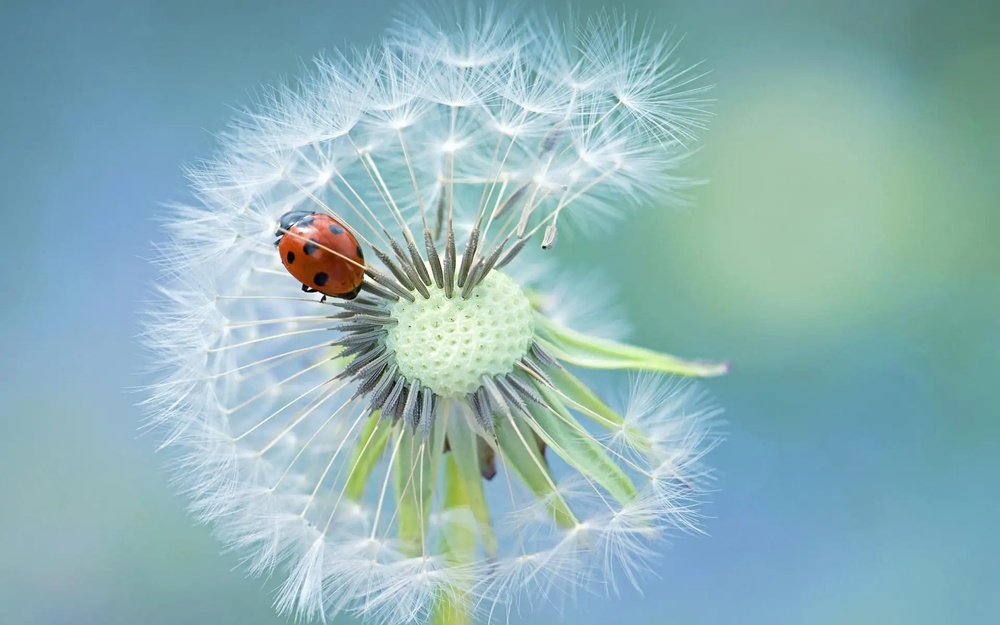
#> input picture opencv-study/day01/img/pu.jpg, 1000 x 625 px, shrunk from 1920 x 1200 before the run
$ python p1.py
#> lines starting #> are read from the running program, lines starting #| are printed output that depends on the picture
import cv2 as cv
import sys

'''
    OpenCV 是一个图像处理库。它包含大量图像处理函数
    本代码功能：
        读取图像数据
        将图像读成灰度
        将图像制成黑色\白色
        保存图像
        显示图像
        等待图像窗口中的按键
        如果按键S，则将图片另存成一张PNG图片
'''

# 读取图像数据
img = cv.imread(cv.samples.findFile("img/pu.jpg"))
#> img is the input picture: shape (625, 1000, 3); mean B, G, R 184, 180, 143.1
print('------------------------------------------------')
# 从文件加载图像
'''
    如果您读取一个 jpg 文件，默认情况下会创建一个 3 通道图像。
    灰度图像:cv.IMREAD_GRAYSCALE
'''
img2 = cv.imread('img/pu.jpg',cv.IMREAD_GRAYSCALE)
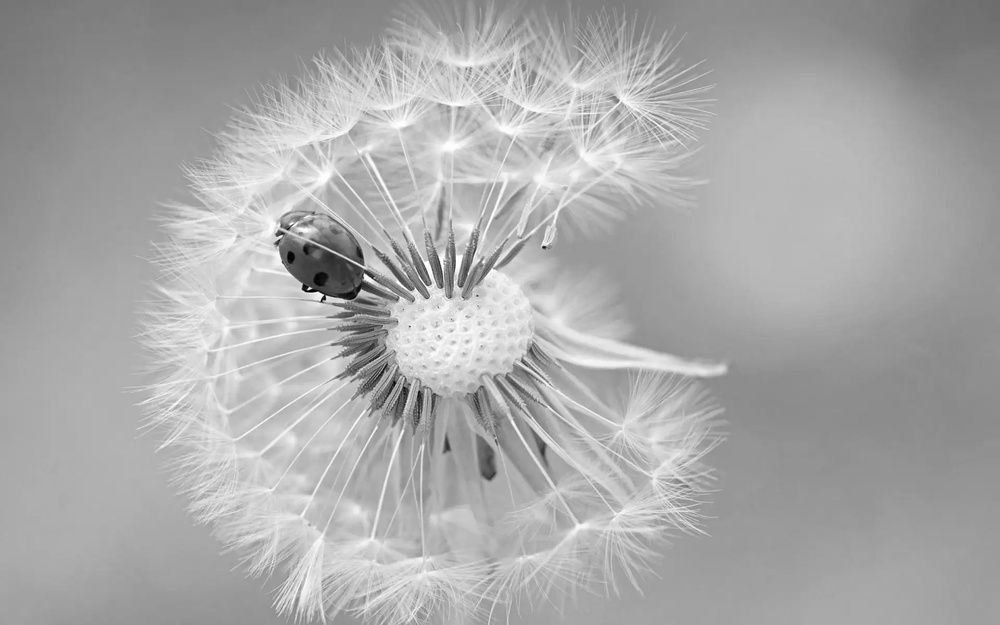
#> img2: shape (625, 1000); min 0, max 255, mean 169.4

# 制作黑色图像,0黑 255白
img2[:] = 0
#> img2: shape (625, 1000); every value is 0

# 保存图像
cv.imwrite('img/pu-bai.jpg',img2)
# 如果图像加载正确
if img is None:
    sys.exit(" 无法阅读图像")


# 显示图像，第一个参数是窗口的标题，会结束很快
cv.imshow('显示窗',img)
# 设置为0表示永远等待，直到按下某个键
k = cv.waitKey(0)
#> (key Esc is pressed here)

# 如果按下的键是“s”键，图像将被写入文件
if k == ord("s"):
    cv.imwrite('img/pu.png',img)

$ run again, with opencv-study/day01/img/shan.jpg copied over opencv-study/day01/img/pu.jpg
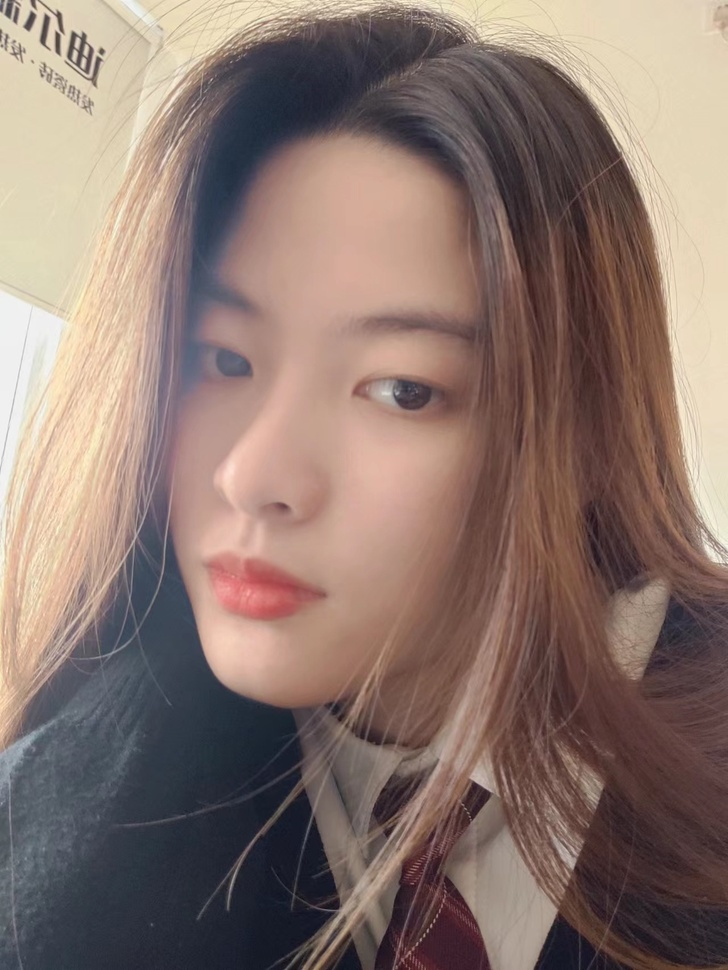
#> input picture opencv-study/day01/img/shan.jpg, 728 x 970 px, shrunk from 1280 x 1706 before the run
#> img is the input picture: shape (970, 728, 3); mean B, G, R 109.7, 117.5, 137.9
#> `img2 = cv.imread('img/pu.jpg',cv.IMREAD_GRAYSCALE)`:
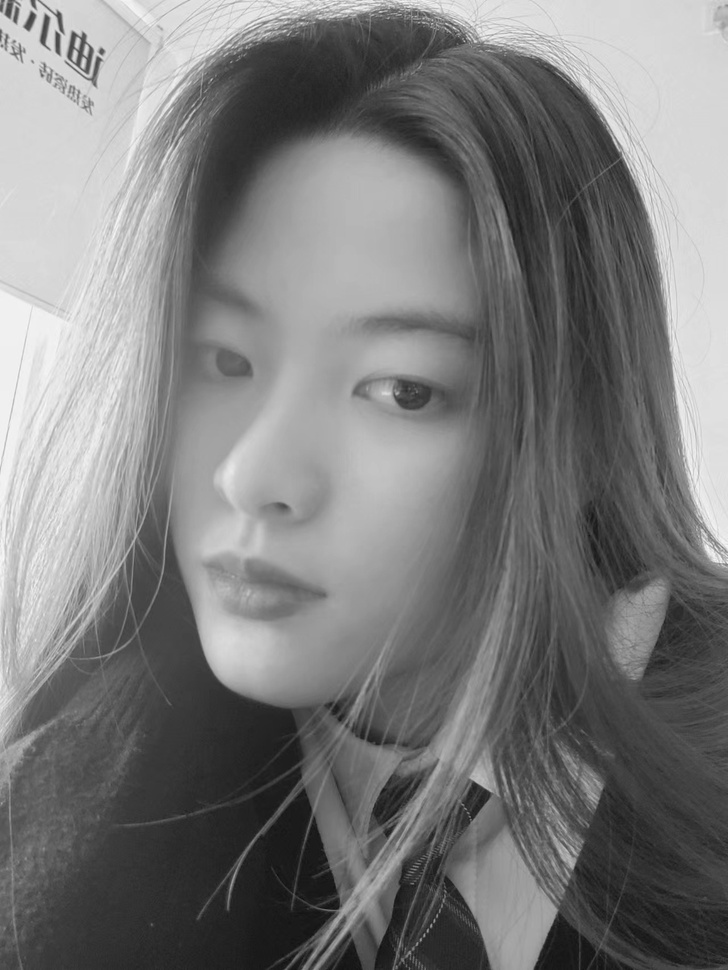
#> img2: shape (970, 728); min 13, max 249, mean 122.7
